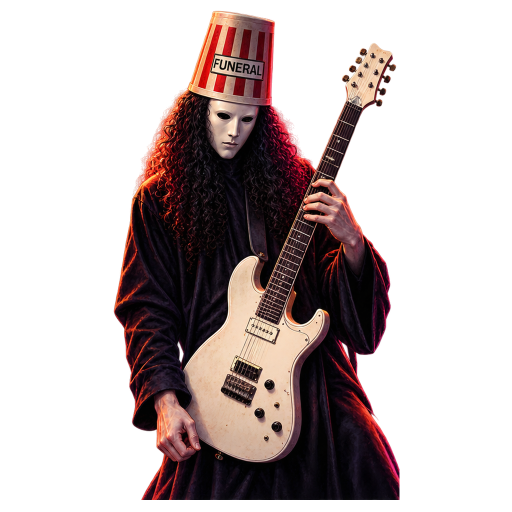
#> input picture assets/originals/pinball/buckethead/gpt-02-buckethead-new-pose.webp, 1024 x 1024 px, found by its file name (shown at 1/2 size)
$ python buckethead-strum-kit.py ../../assets/originals/pinball/buckethead/gpt-02-buckethead-new-pose.webp
#> lines starting #> are read from the running program, lines starting #| are printed output that depends on the picture; after the words box and inside, x2 and y2 are one past the last pixel; in counts of white or black regions, pixels touching at a corner belong together
# Builds docs/pinball-art/buckethead/gpt-strum/ (the GPT kit for "elbow on the flipper pivot, forearm + hand = the flipper").
# Usage: python3 tools/pinball-art/buckethead-strum-kit.py docs/pinball-art/buckethead/gpt-strum
import math, sys
from PIL import Image, ImageDraw, ImageFont
R='assets/originals/pinball/buckethead/'; D=sys.argv[1]
F=lambda s:ImageFont.truetype('/usr/share/fonts/truetype/dejavu/DejaVuSans-Bold.ttf',s)
bh=Image.open(R+'gpt-02-buckethead-new-pose.webp').convert('RGBA'); bh.save(D+'/upload-1-buckethead-now.png')
#> further down, bh is the input picture: PIL image 1024x1024 RGBA; mean R, G, B, A 42, 22.5, 22.4, 94.9
Image.open(R+'gpt-03-left-flipper-picking-hand.webp').convert('RGBA').save(D+'/upload-3-hand-style.png')
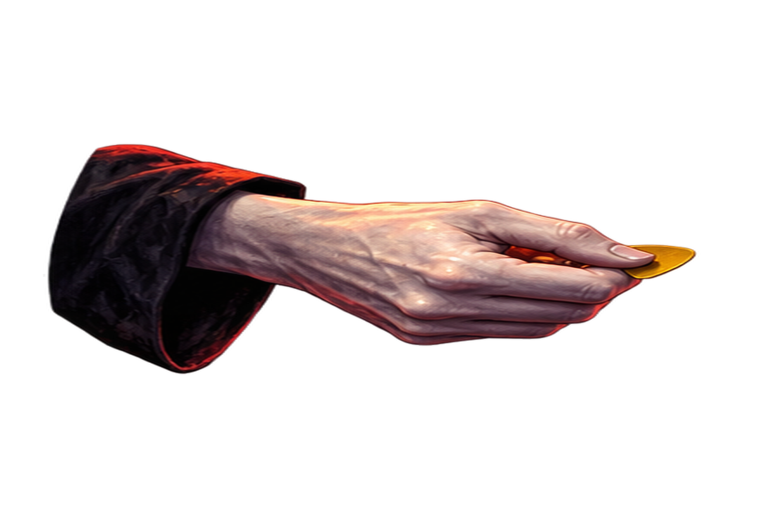
#> input picture assets/originals/pinball/buckethead/gpt-03-left-flipper-picking-hand.webp, 1536 x 1024 px, found by its file name (shown at 1/2 size)
E=(190,756)   # new elbow (= the left flipper's pivot)
# --- guide: what to change on picture 1
g=Image.new('RGBA',bh.size,(70,70,80,255)); g.alpha_composite(bh); ov=Image.new('RGBA',bh.size,(0,0,0,0)); d=ImageDraw.Draw(ov)
#> after `g = Image.new('RGBA', bh.size, (70, 70, 80, 255))`:
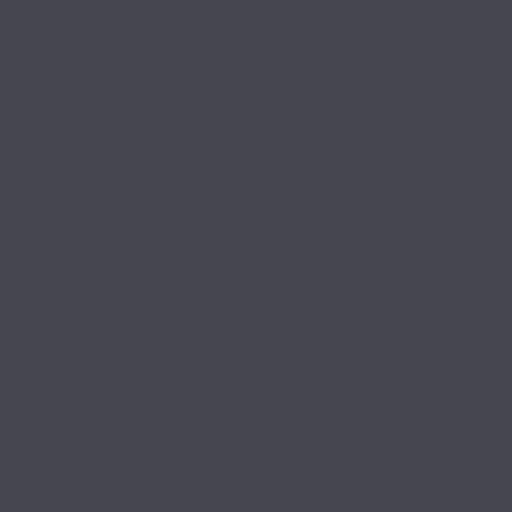
#> g: PIL image 1024x1024 RGBA (shown at 1/2 size); mean R, G, B, A 70, 70, 80, 255
#> after `ov = Image.new('RGBA', bh.size, (0, 0, 0, 0))`: ov: PIL image 1024x1024 RGBA; every value is 0
old=[(232,700),(330,690),(345,780),(410,800),(425,880),(410,950),(330,955),(290,900),(240,860)]
d.polygon(old,fill=(255,30,30,110),outline=(255,40,40,255))
for i in range(-1200,1200,22):d.line([(i,0),(i+1024,1024)],fill=(255,40,40,60),width=3)
g2=Image.new('RGBA',bh.size,(0,0,0,0));m=Image.new('L',bh.size,0);ImageDraw.Draw(m).polygon(old,fill=255);g2.paste(ov,(0,0),m);g.alpha_composite(g2)
#> after `m = Image.new('L', bh.size, 0)`: m: PIL image 1024x1024 L; every value is 0
#> after `ImageDraw.Draw(m).polygon(old, fill=255)`:
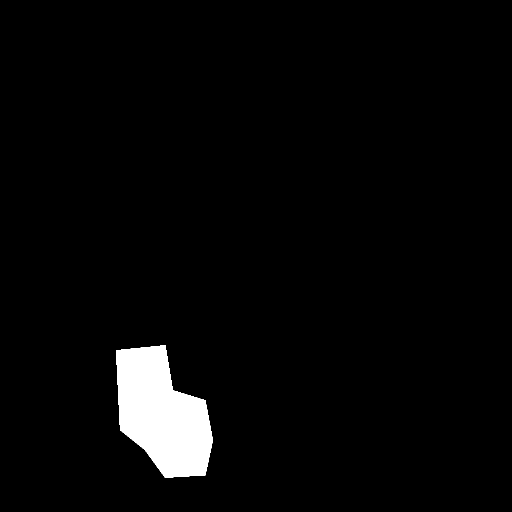
#> m: PIL image 1024x1024 L (shown at 1/2 size); 3.3% white; 1 white region, box (x1, y1, x2, y2) and area: (232, 690, 426, 956) 34422
#> after `g2.paste(ov, (0, 0), m)`:
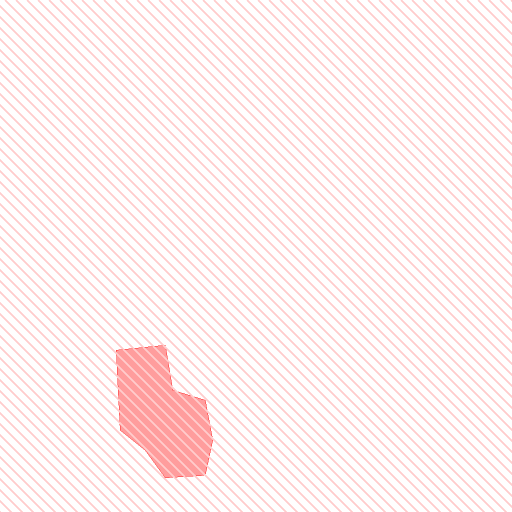
#> ov: PIL image 1024x1024 RGBA (shown at 1/2 size); mean R, G, B, A 64.4, 9.9, 9.9, 16.5; transparent parts drawn white
#> after `g2.paste(ov, (0, 0), m)`:
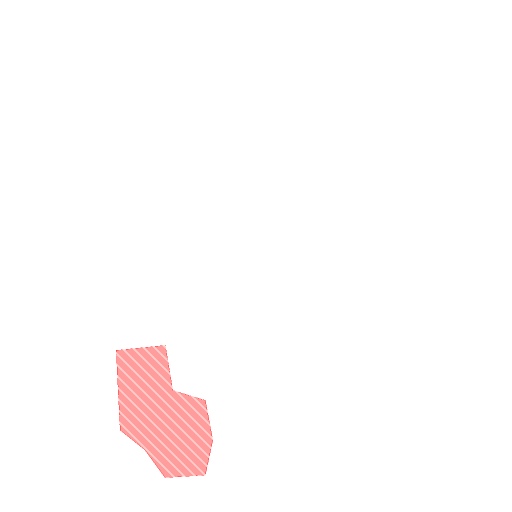
#> g2: PIL image 1024x1024 RGBA (shown at 1/2 size); mean R, G, B, A 8.4, 1.1, 1.1, 3.3; transparent parts drawn white
d=ImageDraw.Draw(g)
d.line([(285,430),(250,560),(215,670),(E[0]+4,E[1]-20)],fill=(255,220,40,255),width=5,joint='curve')
d.ellipse([E[0]-26,E[1]-26,E[0]+26,E[1]+26],outline=(255,220,40,255),width=7)
d.text((40,790),"ELBOW",fill=(255,220,40,255),font=F(30));d.text((40,826),"sleeve ends here",fill=(255,220,40,255),font=F(22))
d.text((440,950),"REMOVE the hand\nand lower sleeve",fill=(255,90,90,255),font=F(24))
g.convert('RGB').save(D+'/upload-2-arm-guide.png')
# --- forearm + hand layout sketch (1536 x 1024)
s=Image.new('RGB',(1536,1024),'#1c1c24');d=ImageDraw.Draw(s);cy=512
sleeve=[(70,cy-200),(860,cy-125),(860,cy+125),(70,cy+200)]
d.polygon(sleeve,outline='#bbbbbb',width=5);d.pieslice([0,cy-200,140,cy+200],90,270,outline='#bbbbbb',width=5)
hand=[(860,cy-110),(1180,cy-95),(1360,cy-60),(1380,cy+40),(1180,cy+90),(860,cy+110)]
d.polygon(hand,outline='#bbbbbb',width=5);d.polygon([(1360,cy-40),(1470,cy),(1360,cy+45)],outline='#ffd23f',width=5)
d.text((200,cy-20),"BLACK ROBE SLEEVE (forearm inside)",fill='#bbbbbb',font=F(30));d.text((960,cy-18),"HAND",fill='#bbbbbb',font=F(30));d.text((1370,cy+70),"PICK",fill='#ffd23f',font=F(26))
d.text((40,cy+230),"ELBOW (left edge)",fill='#bbbbbb',font=F(26));d.text((820,cy+150),"WRIST",fill='#bbbbbb',font=F(26))
s.save(D+'/upload-4-forearm-sketch.png')
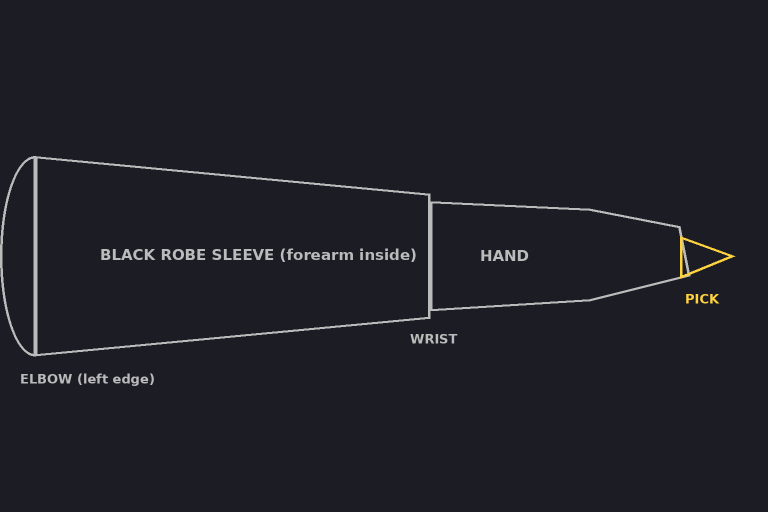
#> saved as upload-4-forearm-sketch.png: PIL image 1536x1024 RGB (shown at 1/2 size); mean R, G, B 31.2, 31.1, 38.8
# --- preview for the owner: where the pick sweeps (flipper rest 30°, up -28°, pick 320 px from the elbow in this picture)
p=Image.new('RGBA',bh.size,(70,70,80,255));p.alpha_composite(bh);d=ImageDraw.Draw(p)
pts=[(E[0]+math.cos(math.radians(a))*320,E[1]+math.sin(math.radians(a))*320) for a in range(-28,31,2)]
d.line(pts,fill=(0,255,255,255),width=6)
for a,c in ((30,(255,255,255,200)),(-28,(255,220,40,255))):d.line([E,(E[0]+math.cos(math.radians(a))*320,E[1]+math.sin(math.radians(a))*320)],fill=c,width=4)
d.ellipse([E[0]-14,E[1]-14,E[0]+14,E[1]+14],fill=(255,220,40,255))
d.text((24,940),"yellow dot = elbow = flipper pivot   white = flipper down\nyellow = flipper up   cyan = where the pick travels (across the strings)",fill="white",font=F(20))
p.convert('RGB').save(D+'/preview-pick-path.png')
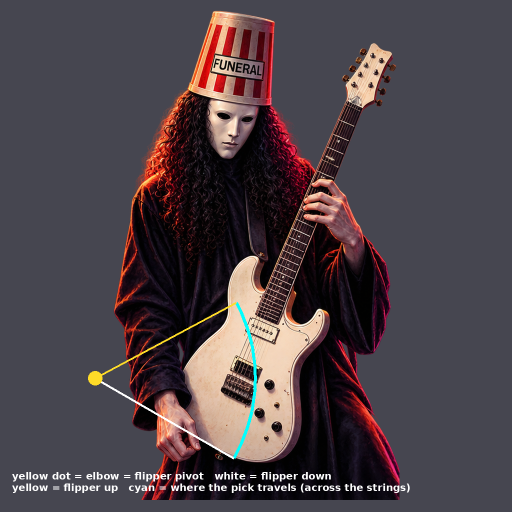
#> saved as preview-pick-path.png: PIL image 1024x1024 RGB (shown at 1/2 size); mean R, G, B 76.7, 66.3, 71.6
